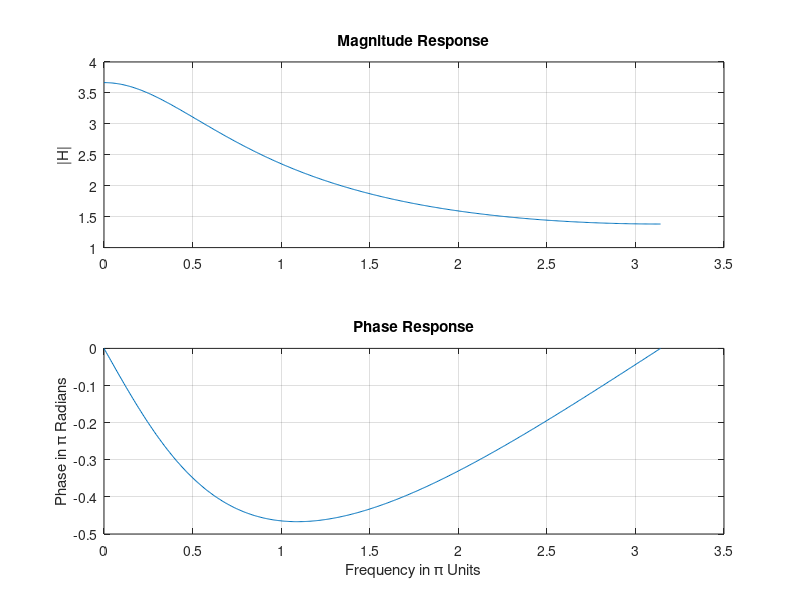

MATLAB code to generate this figure:
w = [0:1:500]*pi/500; % [0, pi] axis divided into 501 points.
 H1 = exp(j*w) ./ (exp(j*w) - 0.5*ones(1,501));
 H2= exp(j*w) ./ (exp(j*w) - 0.4*ones(1,501));
 H=H1+H2;
 magH = abs(H); angH = angle(H);
 subplot(2,1,1); plot(w,magH); grid;
 title('Magnitude Response'); ylabel('|H|');
 subplot(2,1,2); plot(w,angH); grid
 xlabel('Frequency in \pi Units'); ylabel('Phase in \pi Radians');
 title('Phase Response');